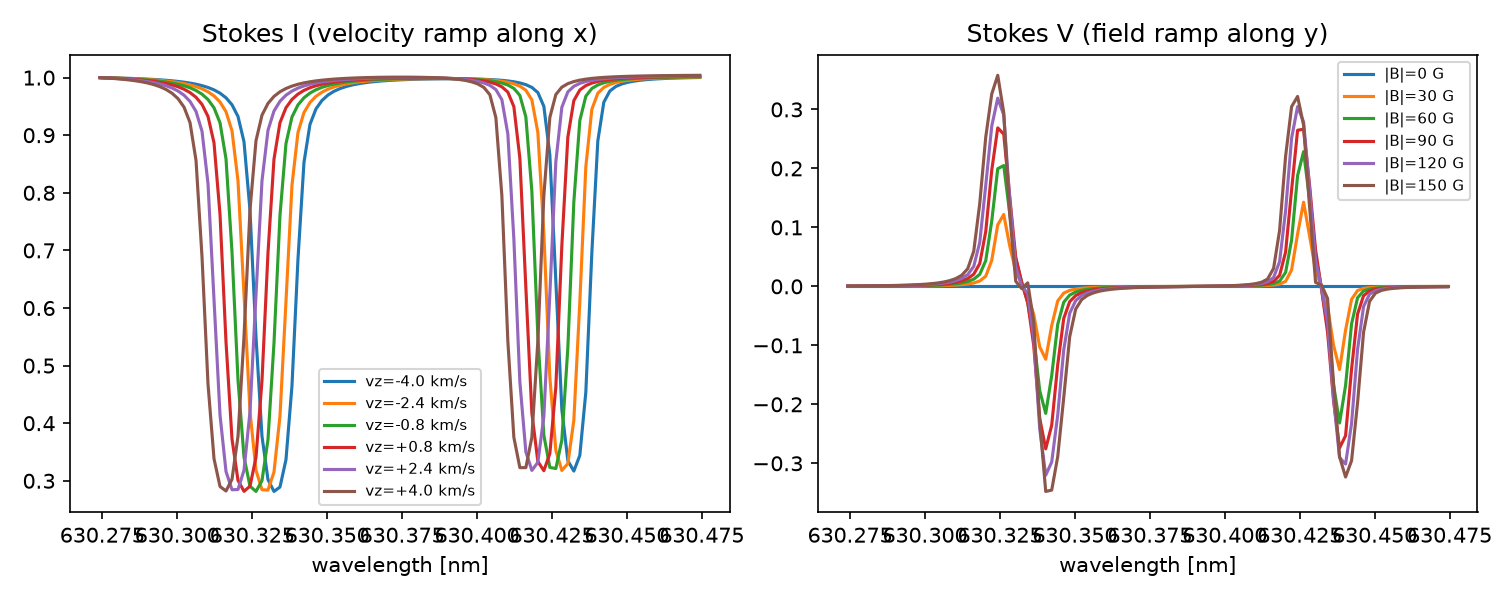

Write the Python code that produced this figure.
# Minimal 1.5D Stokes synthesis from a 3D atmosphere cube (column-by-column).
import os, sys
REPO = os.path.dirname(os.path.dirname(os.path.abspath(__file__)))
sys.path.insert(0, REPO)
sys.path.insert(0, os.path.join(REPO, "eos_mlp"))   # eos: eos_mlp uses flat sibling imports (import eos_config/eos_model), so its dir must be on sys.path

import jax
import adora_precision   # global float32/64 switch (ADORA_X64; default 64-bit)
import jax.numpy as jnp
import numpy as np                                              # for the batched path (host-side concat)
from lineop import read_kurucz
from vector_response_fn import lte_polarised_rt
import eos                                                      # eos: eos_mlp/eos.py -- differentiable MLP EOS, (T, Pgas|rho) -> (ne, nHtot)

KEYS     = ("T", "ne", "nH", "vz", "vturb", "b", "gb", "cb")   # synth_cube arg order after dz (legacy ne/nH path)
KEYS_PG  = ("T", "Pg",  "vz", "vturb", "b", "gb", "cb")        # eos: cube keys for the Pgas head (Pg replaces ne, nH)
KEYS_RHO = ("T", "rho", "vz", "vturb", "b", "gb", "cb")        # eos: cube keys for the rho head (rho replaces ne, nH)
DEFAULT_LINELIST = os.path.join(REPO, "kurucz_6301_6302.linelist")

# one column, all wavelengths -> Stokes (4, nwave)
def synth_column(adata, waves, dz, T, ne, nH, vz, vturb, b, gb, cb):
    return jax.vmap(
        lte_polarised_rt,
        in_axes=[None, 0, None, None, None, None, None, None, None, None, None],
        out_axes=1,
    )(adata, waves, dz, T, ne, nH, vz, vturb, b, gb, cb)

# cube: atmosphere params shaped (npix, nz) -> Stokes (npix, 4, nwave)
def _synth_cube(adata, waves, dz, T, ne, nH, vz, vturb, b, gb, cb):
    return jax.vmap(
        synth_column,
        in_axes=[None, None, None, 0, 0, 0, 0, 0, 0, 0, 0],
    )(adata, waves, dz, T, ne, nH, vz, vturb, b, gb, cb)

# jit a pixel-level cube fn, optionally as a forward-only twin: stop_gradient makes the result a
# CONSTANT to any outer autodiff (torch or jax) -> no tape is ever built. Used by the CPU mp workers
# and torch inversions where the gradient is supplied elsewhere. Output is bit-identical either way.
def _finalize(cube_fn, forward_only):
    if forward_only:
        return jax.jit(lambda *a: jax.lax.stop_gradient(cube_fn(*a)))
    return jax.jit(cube_fn)

# ne/nH path: two entry points sharing one engine.
synth_cube     = _finalize(_synth_cube, forward_only=False)   # differentiable-ready (response wraps in jacrev/grad)
synth_cube_fwd = _finalize(_synth_cube, forward_only=True)    # forward-only twin


# --- EOS-driven synth: Pgas (or rho) per depth instead of free ne, nH -------------------  # eos
# The trained MLP is FIXED, so we bake it into the jitted function (closed over) rather than
# threading its params dict through jit. The EOS runs ONCE per column (above the wavelength
# vmap), and reuses synth_column below it -- so the only new physics is the one convert() line.
# Because the EOS lives inside the traced/jitted function, jacrev/grad of the returned fn gives
# d Stokes / d Pgas straight through the EOS: this is the entry point the inversion differentiates.

def build_synth_cube_eos(eos_nn, forward_only=False):                                   # eos
    convert = eos.ne_nhtot_from_pg if eos_nn["mode"] == "pg" \
        else eos.ne_nhtot_from_rho                                                          # eos: pick head by mode
    def _column(adata, waves, dz, T, P, vz, vturb, b, gb, cb):
        ne, nH = convert(eos_nn, T, P)   # eos: (T, Pgas|rho) -> (ne, nHtot), once per column, (nz,)
        return synth_column(adata, waves, dz, T, ne, nH, vz, vturb, b, gb, cb)              # reuse the wavelength engine
    cube_fn = jax.vmap(_column, in_axes=[None, None, None, 0, 0, 0, 0, 0, 0, 0])            # over pixels (7 atmos args)
    return _finalize(cube_fn, forward_only)                                                 # eos: same jit/fwd wrapper as the ne/nH path


_EOS_SYNTH_CACHE = {}   # eos: cache built (jitted) fns so repeat/inversion calls don't recompile

# Dict-cube entry point (GPU). Whole cube in one call (returns an on-device JAX array that composes
# with grad/jit), or set `batch` to chunk the columns and cap GPU memory (returns a host numpy array).
# One wrapper, two physics paths:
#   - default (eos_nn=None, eos_mode=None): legacy ne/nH cube, keys = KEYS.
#   - EOS path (set `eos_mode` or pass `eos_nn`): cube carries "Pg"/"rho" instead of "ne","nH"; the
#     MLP supplies (ne, nHtot) and the RT core is unchanged. keys = KEYS_PG / KEYS_RHO.
#   adata -> preloaded line list to reuse across calls (inversion loops); None reads `linelist`.
#   batch -> columns per chunk to bound peak GPU memory (None = whole cube at once).
#   progress -> tqdm bar over the chunks (batched path; silently skipped if tqdm is missing).

def synth_cube_map(waves, dz, cube, eos_nn=None, eos_mode=None,
                   linelist=DEFAULT_LINELIST, adata=None, forward_only=False, batch=None, progress=True):

    '''
    waves : array of wavelengths (in vacuum)
    dz : array of grid spacings along the z-axis, this is read from the header
    cube : dictionary containing atmospheric parameters
    eos_nn : trained EOS neural network, if None, then we revert to the old ne/nH way
    eos_mode : mode for EOS ("pg" or "rho")
    linelist : path to the linelist file
    adata : preloaded line list data (optional)
    forward_only : if True, only perform forward synthesis without gradients
    batch : columns to synthesise per chunk, to cap peak GPU memory. None (default) does the
            whole cube in one call and returns an on-device JAX array. When set, the columns are
            processed in chunks and pulled to host, so the return is a numpy array -- meant for
            large forward runs (there is no gradient across the chunk loop).
    progress : show a tqdm progress bar over the chunks (only used when batch is set); silently
               skipped if tqdm is not installed.
    '''

    # If I did not pass specific atomic data load whatever is default
    if adata is None:
        adata = read_kurucz(linelist)

    # Convert to JAX arrays
    waves, dz = jnp.asarray(waves), jnp.asarray(dz)

    # Determine which synthesis path to use: legacy ne/nH or EOS-based
    if eos_nn is None and eos_mode is None:                       # legacy ne/nH path
        fn, keys = (synth_cube_fwd if forward_only else synth_cube), KEYS

    else:                                                         # eos: Pgas/rho path
        if eos_nn is None:
            eos_nn = eos.load_eos(eos_mode)                       # eos: load trained MLP once
            
        cache_key = (id(eos_nn), forward_only)
        fn = _EOS_SYNTH_CACHE.get(cache_key) or _EOS_SYNTH_CACHE.setdefault(
            cache_key, build_synth_cube_eos(eos_nn, forward_only))                    # eos
        keys = KEYS_PG if eos_nn["mode"] == "pg" else KEYS_RHO                        # eos: cube keys by head

    # Flatten the (nx,ny,nz) map to a stack of columns (npix, nz) on the HOST, one array per key.
    # Keeping `flat` in numpy means GPU residency is bounded by `batch`, not the whole cube -- read
    # the shape without uploading anything.
    shp = cube["T"].shape
    map_shape = shp[:-1] if len(shp) == 3 else None              # remember (nx,ny) to restore
    nz = shp[-1]
    flat = [np.asarray(cube[k]).reshape(-1, nz) for k in keys]   # host (numpy)
    npix = flat[0].shape[0]

    # batch=None -> whole cube in one call. jit uploads the numpy inputs; returns an on-device JAX
    # array (composes with grad/jit).
    if batch is None or batch >= npix:
        I = fn(adata, waves, dz, *flat)                          # (npix, 4, nwave)

    # Otherwise chunk the columns to cap peak memory (~ batch*nwave*nz*4*4*8 bytes). `fn` is the same
    # object every chunk, so it compiles once and stays warm; only a smaller final chunk recompiles
    # once. Only the current chunk is moved to the GPU and its intensity pulled back -> result is numpy.
    else:
        starts = range(0, npix, batch)                           # first column index of each chunk
        if progress:                                             # optional tqdm bar over the chunks
            try:
                from tqdm import tqdm
                starts = tqdm(starts, total=len(starts), desc="synth", unit="chunk")
            except ImportError:
                pass
        chunks = []
        for s in starts:
            sub = [jnp.asarray(a[s:s + batch]) for a in flat]    # host slice -> GPU (only this chunk)
            chunks.append(np.asarray(fn(adata, waves, dz, *sub)))  # intensity -> host, frees the GPU
        I = np.concatenate(chunks, axis=0)                       # (npix, 4, nwave) on host

    return I.reshape(*map_shape, 4, I.shape[-1]) if map_shape is not None else I


if __name__ == "__main__":

    import time
    import numpy as np
    import matplotlib
    matplotlib.use("Agg")
    import matplotlib.pyplot as plt
    import lightweaver as lw
    from lightweaver.fal import Falc82

    # Read the linelist(s)
    adata = read_kurucz(os.path.join(REPO, "kurucz_6301_6302.linelist"))

    # base 1D column from FALC (top of atmosphere first), shared z-grid -> single dz
    fal = Falc82()
    nz = fal.temperature.shape[0]
    dz = jnp.array(np.concatenate([[fal.z[::-1][0] - fal.z[::-1][1]],
                                   fal.z[::-1][1:] - fal.z[::-1][:-1]]))
    T0, ne0 = jnp.array(fal.temperature[::-1]), jnp.array(fal.ne[::-1])
    nH0, vt0 = jnp.array(fal.nHTot[::-1]), jnp.array(fal.vturb[::-1])

    # toy cube: same thermodynamics everywhere; vary kinematics/field across the map
    nx, ny = 6, 6
    tile = lambda a: jnp.broadcast_to(a, (nx, ny, nz))
    T, ne, nH, vturb = tile(T0), tile(ne0), tile(nH0), tile(vt0)
    vz = jnp.broadcast_to(jnp.linspace(-4e3, 4e3, nx)[:, None, None], (nx, ny, nz))  # LOS vel ramp [m/s]
    b  = jnp.broadcast_to(jnp.linspace(0.0, 0.15, ny)[None, :, None], (nx, ny, nz))  # |B| ramp [T]
    gb = jnp.full((nx, ny, nz), 0.6)   # inclination [rad]
    cb = jnp.zeros((nx, ny, nz))       # azimuth [rad]

    waves = jnp.linspace(lw.air_to_vac(630.1), lw.air_to_vac(630.3), 101)

    # flatten pixels -> synth -> reshape back to maps
    flat = lambda a: a.reshape(nx * ny, nz)
    t0 = time.time()
    I = synth_cube(adata, waves, dz, flat(T), flat(ne), flat(nH),
                   flat(vz), flat(vturb), flat(b), flat(gb), flat(cb))
    I.block_until_ready()
    I = np.asarray(I).reshape(nx, ny, 4, waves.shape[0])   # (nx, ny, Stokes, nwave)
    print(f"Stokes cube {I.shape} in {time.time() - t0:.1f}s (compile+run)")

    # quick check: I across the velocity ramp, V across the field ramp
    fig, ax = plt.subplots(1, 2, figsize=(10, 4), layout="constrained")
    for i in range(nx):
        ax[0].plot(waves, I[i, 0, 0] / I[i, 0, 0, 0], label=f"vz={np.linspace(-4,4,nx)[i]:+.1f} km/s")
    ax[0].set(title="Stokes I (velocity ramp along x)", xlabel="wavelength [nm]")
    ax[0].legend(fontsize=7)
    for j in range(ny):
        ax[1].plot(waves, I[0, j, 3] / I[0, j, 0, 0], label=f"|B|={np.linspace(0,150,ny)[j]:.0f} G")
    ax[1].set(title="Stokes V (field ramp along y)", xlabel="wavelength [nm]")
    ax[1].legend(fontsize=7)
    fig.savefig(os.path.join(os.path.dirname(__file__), "synth3d.png"), dpi=150)
    print("saved synth3d.png")
